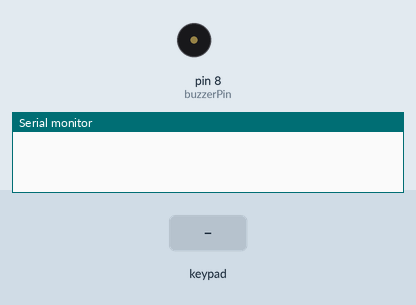
Simulated run of this sketch. Board: Arduino Mega 2560, built with avr-gcc and run on an emulated ATmega2560. Shown: buzzer (waves = sounding), the last lines printed to the serial monitor. The test bench sets the inputs (shaded band).

Above: at 1.2 s.
1.3 s: key '#' pressed
At 2.1 s:
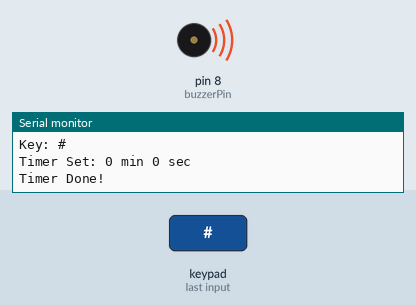
3.8 s: keypad keys 2 2 2 3 2 4 2 5 pressed 0.4 s apart
8.5 s: key 'A' pressed
10.0 s: keypad keys 2 2 2 3 2 4 2 5 * pressed 0.4 s apart
15.1 s: key 'B' pressed
16.6 s: keypad keys 2 2 2 3 2 4 2 5 D pressed 0.4 s apart
Timing chart, 0 to 19.6 s (numbered marks = the images above; inputs shaded):
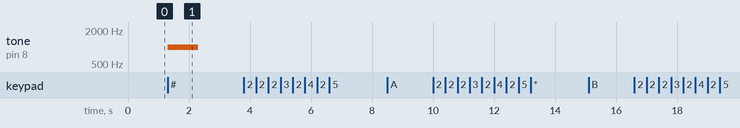

Measured:
- after the input at 1.3 s, tone on pin 8 (buzzerPin): silent → 1000 Hz at once, → silent 1.0 s later

The sketch:

timerKeypadBuzzer.ino
```cpp
#include <Keypad.h>

const byte ROWS = 4;
const byte COLS = 4;

char keys[ROWS][COLS] = {
  {'1','2','3','A'},
  {'4','5','6','B'},
  {'7','8','9','C'},
  {'*','0','#','D'}
};

byte rowPins[ROWS] = {22, 23, 24, 25};
byte colPins[COLS] = {26, 27, 28, 29};

Keypad keypad = Keypad(makeKeymap(keys), rowPins, colPins, ROWS, COLS);

int buzzerPin = 8;

String minutesStr = "";
String secondsStr = "";
bool enteringSeconds = false;
bool timerSet = false;

unsigned long endTime = 0;
unsigned long lastDisplayTime = 0;

void setup() {
  Serial.begin(9600);
  pinMode(buzzerPin, OUTPUT);
  digitalWrite(buzzerPin, LOW);
}

void loop() {
  char key = keypad.getKey();

  // Key handling
  if (key) {
    Serial.print("Key: ");
    Serial.println(key);

    if (!timerSet) {
      if (key == '*') {
        enteringSeconds = true;
      } else if (key == '#') {
        int mins = minutesStr.toInt();
        int secs = secondsStr.toInt();
        int totalSeconds = mins * 60 + secs;
        endTime = millis() + totalSeconds * 1000UL;
        Serial.print("Timer Set: ");
        Serial.print(mins);
        Serial.print(" min ");
        Serial.print(secs);
        Serial.println(" sec");
        timerSet = true;
        lastDisplayTime = millis();
      } else if (key >= '0' && key <= '9') {
        if (!enteringSeconds) {
          minutesStr += key;
        } else {
          secondsStr += key;
        }
        Serial.print("Entered Time: ");
        Serial.print(minutesStr);
        Serial.print(":");
        Serial.println(secondsStr);
      }
    } else {
      // Timer is running
      if (key == 'A') {
        Serial.println("Timer cancelled.");
        resetTimer();
      }
    }
  }

  // Countdown display and timer check
  if (timerSet) {
    unsigned long remainingMillis = endTime - millis();
    if ((long)remainingMillis <= 0) {
      Serial.println("Timer Done!");
      tone(buzzerPin, 1000);
      delay(1000);
      noTone(buzzerPin);
      resetTimer();
    } else if (millis() - lastDisplayTime >= 1000) {
      lastDisplayTime = millis();
      int remainingSec = remainingMillis / 1000;
      int displayMin = remainingSec / 60;
      int displaySec = remainingSec % 60;
      Serial.print("Time left: ");
      if (displayMin < 10) Serial.print("0");
      Serial.print(displayMin);
      Serial.print(":");
      if (displaySec < 10) Serial.print("0");
      Serial.println(displaySec);
    }
  }
}

void resetTimer() {
  minutesStr = "";
  secondsStr = "";
  enteringSeconds = false;
  timerSet = false;
}
```
